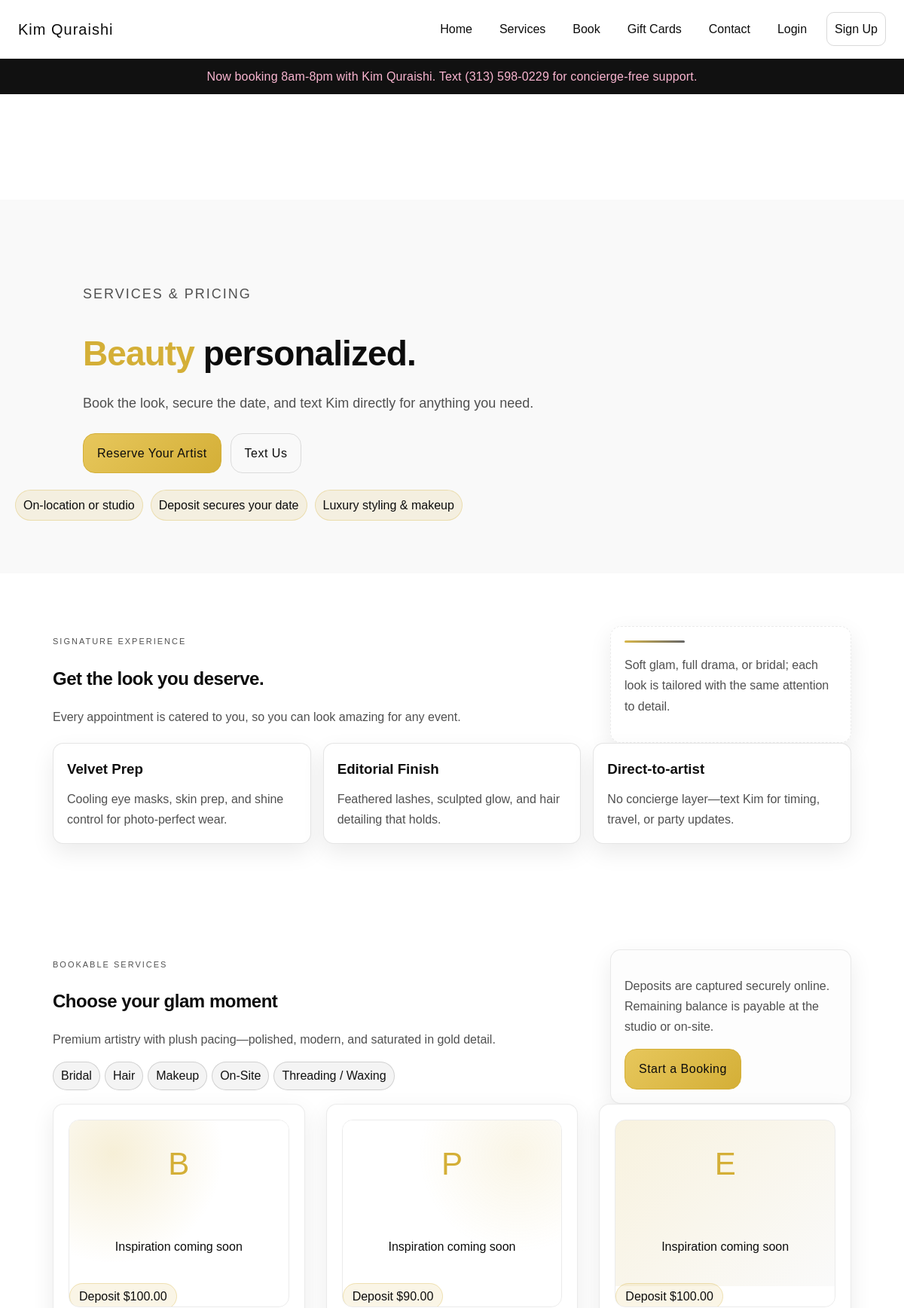
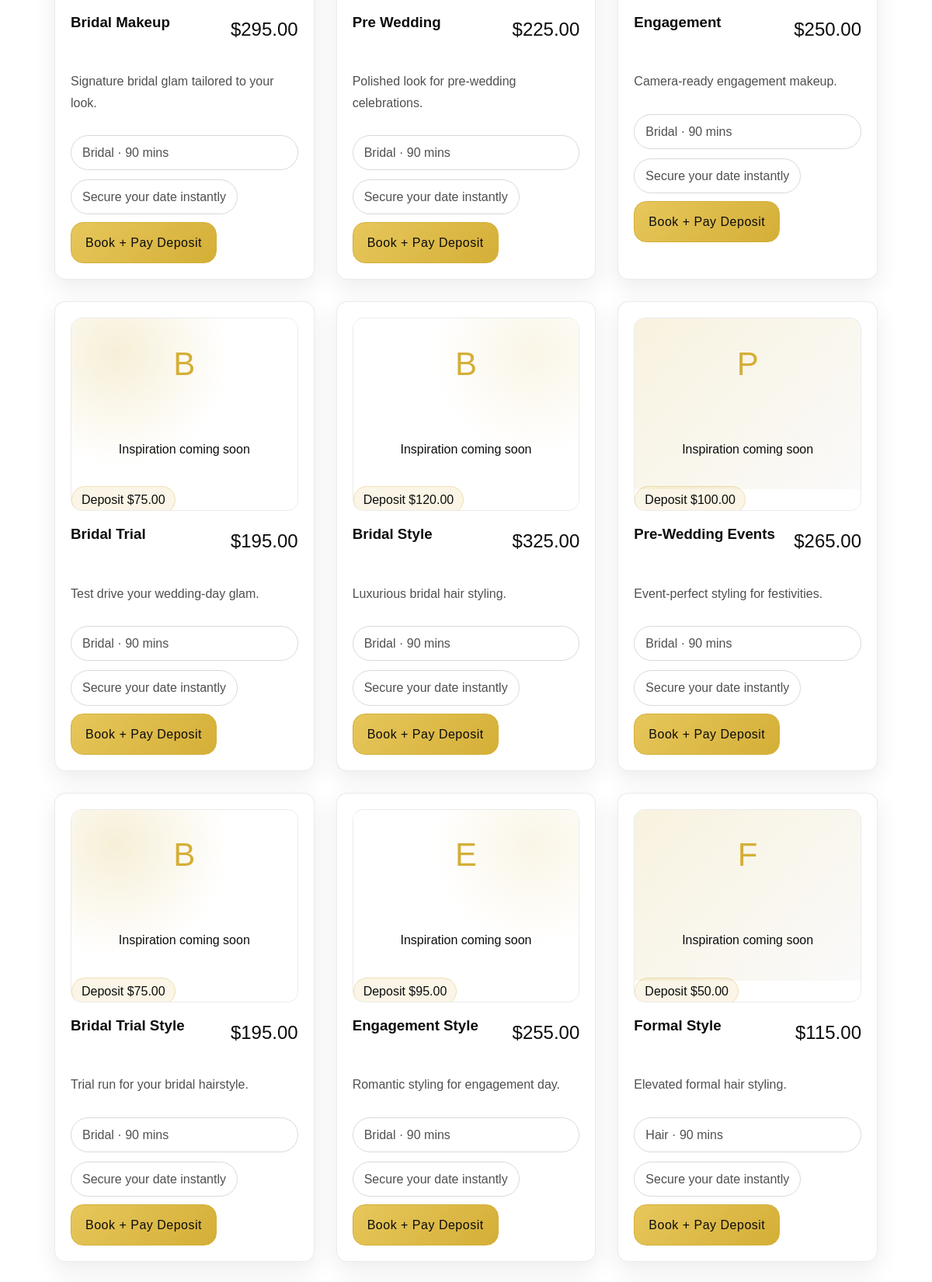
/services (upper part), run on the app's committed database (2 pictures, top to bottom).
### tables this page shows
CREATE TABLE site_settings (
            key TEXT PRIMARY KEY,
            value TEXT,
            updated_at TEXT DEFAULT CURRENT_TIMESTAMP
        );

CREATE TABLE services (
            id INTEGER PRIMARY KEY AUTOINCREMENT,
            name TEXT NOT NULL,
            description TEXT,
            price_cents INTEGER NOT NULL,
            deposit_cents INTEGER NOT NULL,
            created_at TEXT DEFAULT CURRENT_TIMESTAMP
        , image_url TEXT, category TEXT, calendar_color TEXT, duration_minutes INTEGER, processing_minutes INTEGER, block_minutes INTEGER, require_deposit INTEGER);

### app.py (the view)
@app.route("/services")
def services():
    conn = get_db()
    items = conn.execute("SELECT * FROM services ORDER BY id").fetchall()
    conn.close()
    categories = sorted({(item["category"] or "Uncategorized") for item in items}) if items else []
    return render_template("services.html", services=items, categories=categories, format_currency=format_currency)

### app.py (called while the page is built)
def get_db():
    conn = sqlite3.connect(DATABASE)
    conn.row_factory = sqlite3.Row
    return conn

def format_currency(cents: int) -> str:
    return f"${cents / 100:,.2f}"

def current_user():
    user_id = session.get("user_id")
    if not user_id:
        return None
    conn = get_db()
    user = conn.execute("SELECT * FROM users WHERE id=?", (user_id,)).fetchone()
    conn.close()
    return user

def get_setting(key: str, default: str = "") -> str:
    conn = get_db()
    row = conn.execute("SELECT value FROM site_settings WHERE key=?", (key,)).fetchone()
    conn.close()
    return row["value"] if row else default

@app.context_processor
def inject_user():
    return {
        "current_user": current_user(),
        "now": datetime.now,
        "announcement": get_setting("announcement", ""),
    }

### templates/services.html (shortened to what this page needs)
{% extends 'base.html' %}
{% block content %}
<section class="hero hero-subtle services-hero">
    <div class="hero-content">
        <p class="eyebrow">Services & Pricing</p>
        <h1><span class="gold-accent">Beauty</span> personalized.</h1>
        <p class="muted">Book the look, secure the date, and text Kim directly for anything you need.</p>
        <div class="hero-actions">
            <a class="btn" href="{{ url_for('book') }}">Reserve Your Artist</a>
            <a class="btn ghost" href="{{ url_for('contact') }}">Text Us</a>
        </div>
    </div>
    <div class="floating-badges">
        <div class="badge soft">On-location or studio</div>
        <div class="badge soft">Deposit secures your date</div>
        <div class="badge soft">Luxury styling & makeup</div>
    </div>
</section>
<section class="section">
    <div class="section-header">
        <div>
            <p class="eyebrow">Signature experience</p>
            <h2 class="section-title">Get the look you deserve.</h2>
            <p class="muted">Every appointment is catered to you, so you can look amazing for any event.</p>
        </div>
        <div class="floating-card transparent">
            <div class="gilded-rule"></div>
            <p class="muted">Soft glam, full drama, or bridal; each look is tailored with the same attention to detail.</p>
        </div>
    </div>
    <div class="detail-grid">
        <div class="detail-tile hover-lift">
            <h3>Velvet Prep</h3>
            <p class="muted">Cooling eye masks, skin prep, and shine control for photo-perfect wear.</p>
        </div>
        <div class="detail-tile hover-lift">
            <h3>Editorial Finish</h3>
            <p class="muted">Feathered lashes, sculpted glow, and hair detailing that holds.</p>
        </div>
        <div class="detail-tile hover-lift">
            <h3>Direct-to-artist</h3>
            <p class="muted">No concierge layer—text Kim for timing, travel, or party updates.</p>
        </div>
    </div>
</section>
<section class="section">
    <div class="section-header">
        <div>
            <p class="eyebrow">Bookable Services</p>
            <h2 class="section-title">Choose your glam moment</h2>
            <p class="muted">Premium artistry with plush pacing—polished, modern, and saturated in gold detail.</p>
            {% if categories %}
            <div class="pill-row" aria-label="Service categories">
                {% for cat in categories %}
                <span class="pill subtle">{{ cat }}</span>
                {% endfor %}
            </div>
            {% endif %}
        </div>
        <div class="floating-card">
            <p class="muted">Deposits are captured securely online. Remaining balance is payable at the studio or on-site.</p>
            <a class="btn" href="{{ url_for('book') }}">Start a Booking</a>
        </div>
    </div>
    <div class="grid luxe-grid">
        {% for service in services %}
        <article class="card service-card hover-lift">
            <div class="service-media">
                {% if service['image_url'] %}
                <img class="service-img" src="{{ service['image_url'] }}" alt="{{ service['name'] }}" loading="lazy">
                {% else %}
                <div class="service-placeholder gradient-{{ loop.index0 % 3 }}">
                    <span class="initials">{{ service['name'][:1] }}</span>
                    <p>Inspiration coming soon</p>
                </div>
                {% endif %}
                <span class="floating-pill">Deposit {{ format_currency(service['deposit_cents']) }}</span>
            </div>
            <div class="service-body">
                <div class="service-top">
                    <h3>{{ service['name'] }}</h3>
                    <div class="price">{{ format_currency(service['price_cents']) }}</div>
                </div>
                <p class="muted">{{ service['description'] }}</p>
                <div class="pill muted">{{ service['category'] }} · {{ service['duration_minutes'] }} mins</div>
                <div class="service-actions">
                    <div class="pill muted">Secure your date instantly</div>
                    <a class="btn" href="{{ url_for('book', service_id=service['id']) }}">Book + Pay Deposit</a>
                </div>
            </div>
        </article>
        {% endfor %}
    </div>
</section>
{% endblock %}

### templates/base.html (shortened to what this page needs)
<!doctype html>
<html lang="en">
<head>
    <link rel="stylesheet" href="{{ url_for('static', filename='styles.css') }}" />
</head>
<body class="bg-black luxe-bg">
    <nav class="navbar">
        <div class="brand">Kim Quraishi</div>
        <div class="nav-links" id="nav-links">
            <a href="{{ url_for('home') }}">Home</a>
            <a href="{{ url_for('services') }}">Services</a>
            <a href="{{ url_for('book') }}">Book</a>
            <a href="{{ url_for('gift_cards') }}">Gift Cards</a>
            <a href="{{ url_for('contact') }}">Contact</a>
            {% if current_user %}
                <a href="{{ url_for('billing') }}">Billing</a>
                <span class="badge">{{ current_user['role'].title() }}</span>
                {% if current_user['role'] == 'admin' %}
                <a href="{{ url_for('admin') }}">Admin</a>
                {% elif current_user['role'] == 'employee' %}
                <a href="{{ url_for('employee_dashboard') }}">My Schedule</a>
                {% endif %}
                <a href="{{ url_for('logout') }}">Logout</a>
            {% else %}
                <a href="{{ url_for('login') }}">Login</a>
                <a href="{{ url_for('signup') }}" class="pill">Sign Up</a>
            {% endif %}
        </div>
    </nav>
    {% if announcement %}
    <div class="announcement-bar">
        <div class="announcement-text">{{ announcement }}</div>
    </div>
    {% endif %}
    <main>
        <div class="section">
        </div>
        {% block content %}{% endblock %}
    </main>
</body>
</html>

### data on the page
site_settings: value "Now booking 8am-8pm with Kim Quraishi. Text (313) 598-0229 for concierge-free support."
services: category "Bridal", name "B", deposit_cents "$100.00", name "Bridal Makeup", price_cents "$295.00", description "Signature bridal glam tailored to your look.", duration_minutes "90"
services: category "Hair", name "F", deposit_cents "$50.00", name "Formal Style", price_cents "$115.00", description "Elevated formal hair styling.", duration_minutes "90"
services: category "Makeup"
services: category "On-Site"
services: category "Threading / Waxing"
services: name "P", deposit_cents "$90.00", name "Pre Wedding", price_cents "$225.00", description "Polished look for pre-wedding celebrations.", category "Bridal", duration_minutes "90"
services: name "E", deposit_cents "$100.00", name "Engagement", price_cents "$250.00", description "Camera-ready engagement makeup.", category "Bridal", duration_minutes "90"
services: name "B", deposit_cents "$75.00", name "Bridal Trial", price_cents "$195.00", description "Test drive your wedding-day glam.", category "Bridal", duration_minutes "90"
services: name "B", deposit_cents "$120.00", name "Bridal Style", price_cents "$325.00", description "Luxurious bridal hair styling.", category "Bridal", duration_minutes "90"
services: name "P", deposit_cents "$100.00", name "Pre-Wedding Events", price_cents "$265.00", description "Event-perfect styling for festivities.", category "Bridal", duration_minutes "90"
services: name "B", deposit_cents "$75.00", name "Bridal Trial Style", price_cents "$195.00", description "Trial run for your bridal hairstyle.", category "Bridal", duration_minutes "90"
services: name "E", deposit_cents "$95.00", name "Engagement Style", price_cents "$255.00", description "Romantic styling for engagement day.", category "Bridal", duration_minutes "90"
